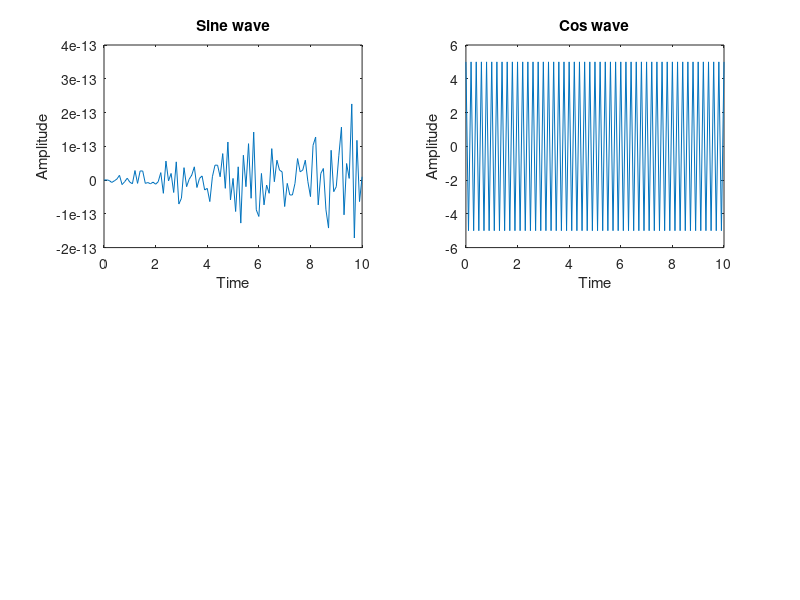

Write MATLAB code to recreate this figure.
A = input("Enter the amplitude : ");
F = input("Enter the frequency : ");
t = 0:0.1:10;

%Sine Wave
y1 = A*sin(2*pi*F*t);
subplot(2,2,1);
plot(t,y1);
title("Sine wave");
xlabel("Time");
ylabel("Amplitude");

%Cos wave
y2 = A*cos(2*pi*F*t);
subplot(2,2,2);
plot(t,y2);
title("Cos wave");
xlabel("Time");
ylabel("Amplitude");
